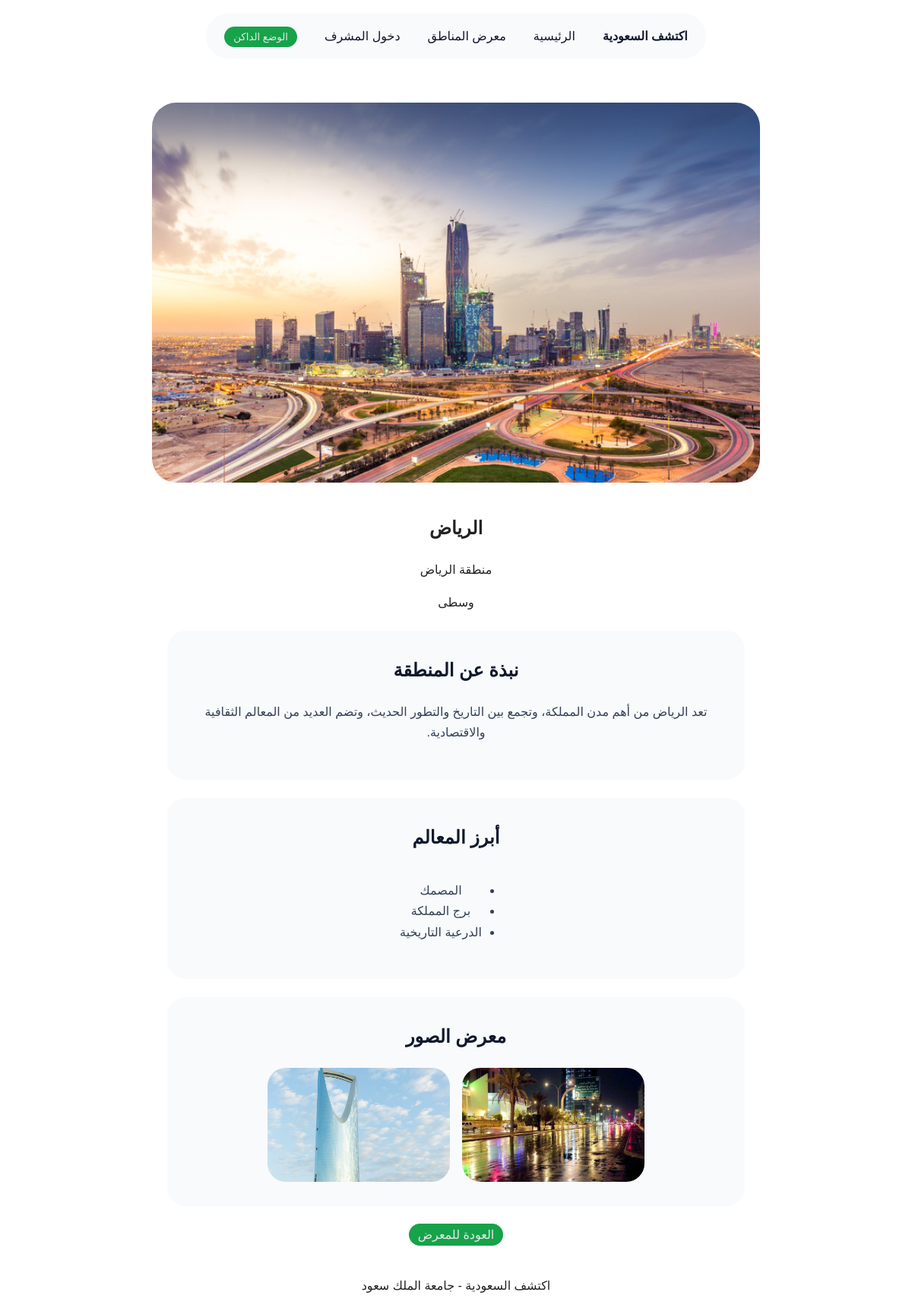
Page /details.php?id=1 on the committed database.
### tables this page shows
CREATE TABLE places (
  id INT AUTO_INCREMENT PRIMARY KEY,
  name VARCHAR(100) NOT NULL,
  region VARCHAR(100) NOT NULL,
  category VARCHAR(100) NOT NULL,
  short_description TEXT NOT NULL,
  full_description TEXT NOT NULL,
  landmarks TEXT NOT NULL,
  image VARCHAR(255) NOT NULL,
  image_2 VARCHAR(255),
  image_3 VARCHAR(255),
  created_at TIMESTAMP DEFAULT CURRENT_TIMESTAMP
);

### details.php (the view, shortened to what this page needs)
<?php
require 'db.php';
$id = $_GET['id'];
$stmt = $pdo->prepare("SELECT * FROM places WHERE id = ?");
$stmt->execute([$id]);
$place = $stmt->fetch();
$landmarks = explode('،', $place['landmarks']);
?>
<!DOCTYPE html>
<html lang="ar" dir="rtl">
<head>
    <link rel="stylesheet" href="public/css/styles.css">
</head>
<body>
    <nav class="navbar">
        <ul>
            <li><a href="index.php" class="navLogo">
                    <p>اكتشف السعودية</p>
                </a></li>
            <li><a href="index.php">الرئيسية</a></li>
            <li><a href="gallery.php">معرض المناطق</a></li>
            <li><a href="login.php">دخول المشرف</a></li>
            <li>
                <button type="button" class="theme-toggle" onclick="changeTheme()">الوضع الداكن</button>
            </li>
        </ul>
    </nav>
    <section class="details-section-card">
        <img src="public/images/<?php echo htmlspecialchars($place['image']); ?>"
            alt="<?php echo htmlspecialchars($place['name']); ?>" class="details-main-image">
        <div class="details-section-card-content">
            <h1><?php echo htmlspecialchars($place['name']); ?></h1>
            <p><?php echo htmlspecialchars($place['region']); ?></p>
            <p><?php echo htmlspecialchars($place['category']); ?></p>
            <div class="details-info">
                <h2>نبذة عن المنطقة</h2>
                <p><?php echo htmlspecialchars($place['full_description']); ?></p>
            </div>
            <div class="details-info">
                <h2>أبرز المعالم</h2>
                <ul>
                        <?php foreach ($landmarks as $landmark): ?>
                        <li><?php echo htmlspecialchars(trim($landmark)); ?></li>
                        <?php endforeach; ?>
                </ul>
            </div>
            <div class="details-info">
                <h2>معرض الصور</h2>
                <div class="details-images">
                        <?php if (!empty($place['image_2'])): ?>
                        <img src="public/images/<?php echo htmlspecialchars($place['image_2']); ?>" alt="">
                        <?php endif; ?>
                        <?php if (!empty($place['image_3'])): ?>
                        <img src="public/images/<?php echo htmlspecialchars($place['image_3']); ?>" alt="">
                        <?php endif; ?>
                </div>
            </div>
            <a href="gallery.php" class="btn">العودة للمعرض</a>
        </div>
    </section>
    <footer>
        <p>اكتشف السعودية - جامعة الملك سعود</p>
    </footer>
</body>
</html>

### public/css/styles.css (style rules this page uses)
* { box-sizing: border-box; }
body { margin: 0; font-family: Arial, sans-serif; background-color: white; color: #222; direction: rtl; line-height: 1.7; text-align: center; }
.navbar { display: flex; justify-content: center; align-items: center; padding: 18px 0; background-color: white; }
.navbar ul { display: flex; align-items: center; gap: 36px; list-style: none; margin: 0; padding: 0px 24px; background-color: #F8FAFC; border-radius: 999px; }
.navbar a { text-decoration: none; color: #0F172A; font-weight: normal; }
.navbar a p { font-weight: bold; }
.theme-toggle { border: none; background-color: #16A34A; color: #E5E7EB; padding: 6px 12px; border-radius: 999px; cursor: pointer; }
.btn { text-decoration: none; background-color: #16A34A; color: #E5E7EB; padding: 6px 12px; border-radius: 999px; cursor: pointer; }
.details-section-card { max-width: 900px; margin: 40px auto; }
.details-main-image { width: 800px; height: 500px; object-fit: cover; border-radius: 32px; }
.details-section-card-content { margin-top: 32px; }
.details-info { max-width: 760px; margin: 24px auto; padding: 32px; background-color: #F8FAFC; border-radius: 24px; }
.details-info h2 { margin-top: 0; color: #0F172A; }
.details-info p { color: #334155; }
.details-info ul { display: inline-block; color: #334155; }
.details-images { display: flex; justify-content: center; gap: 16px; margin-top: 16px; }
.details-images img { width: 240px; height: 150px; object-fit: cover; border-radius: 24px; }

### rows in the picture
places: image (picture), name "الرياض", region "منطقة الرياض", category "وسطى", full_description "تعد الرياض من أهم مدن المملكة، وتجمع بين التاريخ والتطور الحديث، وتضم العديد من المعالم الثقافية والاقتصادية.", landmarks "المصمك", landmarks "برج المملكة", landmarks "الدرعية التاريخية", image_2 (picture), image_3 (picture)
